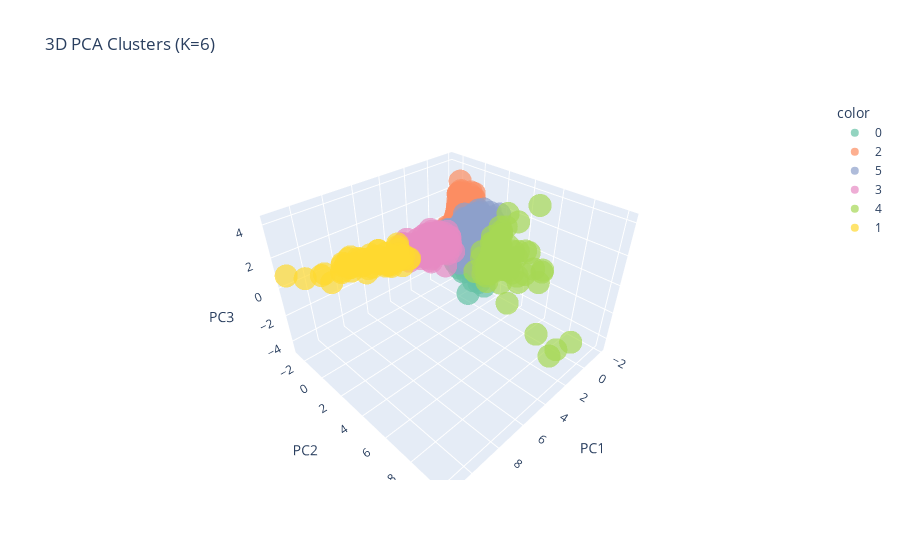

Write notebook code for a chart like this one.
### Markdown cell above
**Interactive 3D PCA Scatterplot**

### Code cell
import plotly.express as px

fig = px.scatter_3d(
    pca_df,
    x='PC1', y='PC2', z='PC3',
    color=pca_df['Cluster'].astype(str),
    title="3D PCA Clusters (K=6)",
    opacity=0.7,
    color_discrete_sequence=px.colors.qualitative.Set2,
    hover_data={'Cluster': True, 'Customer Age': True, 'Quantity': True, 'Profit Margin': True}
)
fig.show()
fig.write_html("3D_PCA_Clusters_K6.html")

### Figure 1 — Plotly figure (JSON) as saved in the notebook; plotly's stock layout.template omitted (floating-point values rounded to 4 significant figures; data arrays with more than 128 entries replaced by an {"elided": "..."} marker saying what was removed)
{"data": [{"customdata": {"elided": "415x4 float values"}, "hovertemplate": "color=0<br>PC1=%{x}<br>PC2=%{y}<br>PC3=%{z}<br>Cluster=%{customdata[0]}<br>Customer Age=%{customdata[1]}<br>Quantity=%{customdata[2]}<br>Profit Margin=%{customdata[3]}<extra></extra>", "legendgroup": "0", "marker": {"color": "rgb(102,194,165)", "opacity": 0.7, "symbol": "circle"}, "mode": "markers", "name": "0", "scene": "scene", "showlegend": true, "type": "scatter3d", "x": {"elided": "415 float values"}, "y": {"elided": "415 float values"}, "z": {"elided": "415 float values"}}, {"customdata": {"elided": "448x4 float values"}, "hovertemplate": "color=2<br>PC1=%{x}<br>PC2=%{y}<br>PC3=%{z}<br>Cluster=%{customdata[0]}<br>Customer Age=%{customdata[1]}<br>Quantity=%{customdata[2]}<br>Profit Margin=%{customdata[3]}<extra></extra>", "legendgroup": "2", "marker": {"color": "rgb(252,141,98)", "opacity": 0.7, "symbol": "circle"}, "mode": "markers", "name": "2", "scene": "scene", "showlegend": true, "type": "scatter3d", "x": {"elided": "448 float values"}, "y": {"elided": "448 float values"}, "z": {"elided": "448 float values"}}, {"customdata": {"elided": "463x4 float values"}, "hovertemplate": "color=5<br>PC1=%{x}<br>PC2=%{y}<br>PC3=%{z}<br>Cluster=%{customdata[0]}<br>Customer Age=%{customdata[1]}<br>Quantity=%{customdata[2]}<br>Profit Margin=%{customdata[3]}<extra></extra>", "legendgroup": "5", "marker": {"color": "rgb(141,160,203)", "opacity": 0.7, "symbol": "circle"}, "mode": "markers", "name": "5", "scene": "scene", "showlegend": true, "type": "scatter3d", "x": {"elided": "463 float values"}, "y": {"elided": "463 float values"}, "z": {"elided": "463 float values"}}, {"customdata": {"elided": "163x4 float values"}, "hovertemplate": "color=3<br>PC1=%{x}<br>PC2=%{y}<br>PC3=%{z}<br>Cluster=%{customdata[0]}<br>Customer Age=%{customdata[1]}<br>Quantity=%{customdata[2]}<br>Profit Margin=%{customdata[3]}<extra></extra>", "legendgroup": "3", "marker": {"color": "rgb(231,138,195)", "opacity": 0.7, "symbol": "circle"}, "mode": "markers", "name": "3", "scene": "scene", "showlegend": true, "type": "scatter3d", "x": {"elided": "163 float values"}, "y": {"elided": "163 float values"}, "z": {"elided": "163 float values"}}, {"customdata": {"elided": "74x4 float values"}, "hovertemplate": "color=4<br>PC1=%{x}<br>PC2=%{y}<br>PC3=%{z}<br>Cluster=%{customdata[0]}<br>Customer Age=%{customdata[1]}<br>Quantity=%{customdata[2]}<br>Profit Margin=%{customdata[3]}<extra></extra>", "legendgroup": "4", "marker": {"color": "rgb(166,216,84)", "opacity": 0.7, "symbol": "circle"}, "mode": "markers", "name": "4", "scene": "scene", "showlegend": true, "type": "scatter3d", "x": [0.2771, 1.646, -0.2185, -0.1281, 0.09295, 0.5438, -0.07512, 0.1073, -0.03144, 0.933, 0.7408, 0.4972, -0.1852, 0.06298, 1.122, 0.6144, 0.03642, 0.3082, 0.4148, 0.008854, 0.5929, 1.01, -0.1069, 0.2758, 0.307, 0.728, 0.06147, -0.2529, 0.5824, -0.1028, -0.0002619, 0.1508, 0.1325, -0.07461, 0.07016, -0.4806, 0.5565, -0.003606, -0.1216, 1.508, 0.4318, 0.3729, 0.09267, 0.376, -0.2403, 0.6946, -0.2824, 0.1938, -0.1807, 0.236, 0.6496, 0.3707, -0.1349, -0.2214, 0.115, 0.06444, 0.01988, -0.2881, 0.5689, -0.06584, 0.01917, 0.5767, -0.3303, -0.3194, -0.1247, 1.451, 0.3126, -0.2458, 0.01856, -0.103, 0.425, 0.3412, -0.3731, -0.0495], "y": [4.362, 10.13, 2.355, 2.823, 3.563, 6.437, 3.248, 3.761, 2.909, 2.77, 3.268, 5.825, 2.895, 2.535, 7.558, 4.819, 3.939, 3.618, 3.041, 4.083, 3.848, 2.303, 2.63, 2.914, 2.454, 6.992, 4.529, 2.289, 5.365, 2.852, 2.727, 2.613, 4.406, 2.749, 3.721, 3.111, 2.44, 3.513, 2.72, 9.25, 2.516, 5.897, 3.559, 5.337, 2.943, 7.145, 3.169, 3.646, 3.426, 4.924, 7.088, 2.942, 2.873, 3.255, 2.881, 4.275, 2.808, 3.585, 3.8, 2.773, 3.354, 4.97, 2.748, 3.256, 2.818, 8.851, 5.079, 2.757, 4.126, 4.598, 5.662, 4.737, 3.579, 5.962], "z": [-0.009725, -2.067, -2.623, -0.1613, 0.8732, 0.5882, -0.1948, -1.907, 0.4965, 0.3918, -0.4782, -0.09859, -0.8746, -0.8046, -3.37, -2.724, -0.8288, -0.7175, -1.37, 0.9775, -0.6322, -1.269, -1.803, -1.305, -1.208, -0.01926, 0.7935, -1.78, -0.4038, -1.444, 0.6153, -1.889, -0.1512, 0.03811, -0.5712, 1.417, -0.3568, 0.5402, 0.6028, -3.285, -1.617, 1.395, -0.1566, -0.9672, -0.3688, 0.8991, 0.6611, -0.02875, -0.3071, 0.6043, 0.7151, -0.2751, -0.06617, 1.229, 1.193, -0.7308, -0.03486, 1.968, 0.4294, -0.7556, 1.992, -0.3462, 0.2253, 1.326, 0.4766, -4.098, 1.11, -0.5413, -0.06039, 2.733, 1.426, 0.499, 2.842, 4.24]}, {"customdata": {"elided": "64x4 float values"}, "hovertemplate": "color=1<br>PC1=%{x}<br>PC2=%{y}<br>PC3=%{z}<br>Cluster=%{customdata[0]}<br>Customer Age=%{customdata[1]}<br>Quantity=%{customdata[2]}<br>Profit Margin=%{customdata[3]}<extra></extra>", "legendgroup": "1", "marker": {"color": "rgb(255,217,47)", "opacity": 0.7, "symbol": "circle"}, "mode": "markers", "name": "1", "scene": "scene", "showlegend": true, "type": "scatter3d", "x": [4.795, 5.228, 4.588, 5.194, 5.275, 4.585, 4.911, 5.754, 7.362, 9.472, 5.821, 6.667, 4.573, 7.95, 4.671, 5.333, 6.145, 6.632, 5.461, 9.572, 9.361, 5.559, 8.48, 5.842, 7.87, 4.601, 7.783, 7.892, 5.955, 8.528, 6.933, 11.24, 5.636, 7.302, 8.173, 4.52, 10.57, 7.753, 4.432, 7.914, 7.484, 5.007, 6.538, 4.467, 6.151, 5.626, 6.821, 4.824, 7.863, 4.962, 7.596, 7.481, 7.175, 5.299, 7.058, 4.641, 5.884, 6.334, 8.299, 4.308, 6.562, 5.711, 5.78, 4.282], "y": [-0.8794, -1.061, -1.351, -1.461, -0.8875, -0.6438, -0.8331, -1.673, -0.5424, -0.9519, -1.727, -0.9096, -1.378, -1.272, -1.57, -1.264, -0.2749, -1.442, -0.7899, -1.846, -1.859, -0.7406, -1.441, -0.9228, -1.933, -0.9956, -1.529, -1.464, -1.113, -1.357, -1.42, -2.678, -0.6494, -1.002, -1.833, 0.002271, -1.833, -1.395, -1.232, -1.808, -1.561, -0.633, -1.237, -0.6171, -1.549, -0.6671, -1.47, 0.3057, -1.266, -0.1594, -1.976, -1.909, -1.59, -1.397, -1.489, -0.9175, -0.5771, -0.7631, -1.509, -1.401, -1.142, -1.524, -1.451, -1.397], "z": [-0.1745, -0.4007, -0.3431, -0.06853, -0.3948, -0.5413, -0.1401, -0.3388, 0.2386, 0.3735, -0.1571, 0.154, -0.5146, 0.2866, -0.178, -0.4419, 0.278, -0.197, 0.04531, 0.4744, 0.4983, -0.04823, 0.3571, 0.07212, 0.3418, -0.1008, 0.3535, 0.4288, 0.2078, 0.5292, 0.215, 0.8408, 0.314, 0.4705, 0.551, 0.2307, 0.7414, 0.5328, 0.01783, 0.5298, 0.4895, 0.2596, 0.4613, 0.1846, 0.3837, 0.3197, 0.5392, 0.4575, 0.6789, 0.2831, 0.7019, 0.8168, 0.7047, 0.3486, 0.6564, 0.5723, 0.6042, 0.8391, 0.8963, 0.4334, 0.896, 0.6755, 0.7285, 0.6199]}], "layout": {"legend": {"title": {"text": "color"}, "tracegroupgap": 0}, "scene": {"domain": {"x": [0, 1], "y": [0, 1]}, "xaxis": {"title": {"text": "PC1"}}, "yaxis": {"title": {"text": "PC2"}}, "zaxis": {"title": {"text": "PC3"}}}, "title": {"text": "3D PCA Clusters (K=6)"}}}
